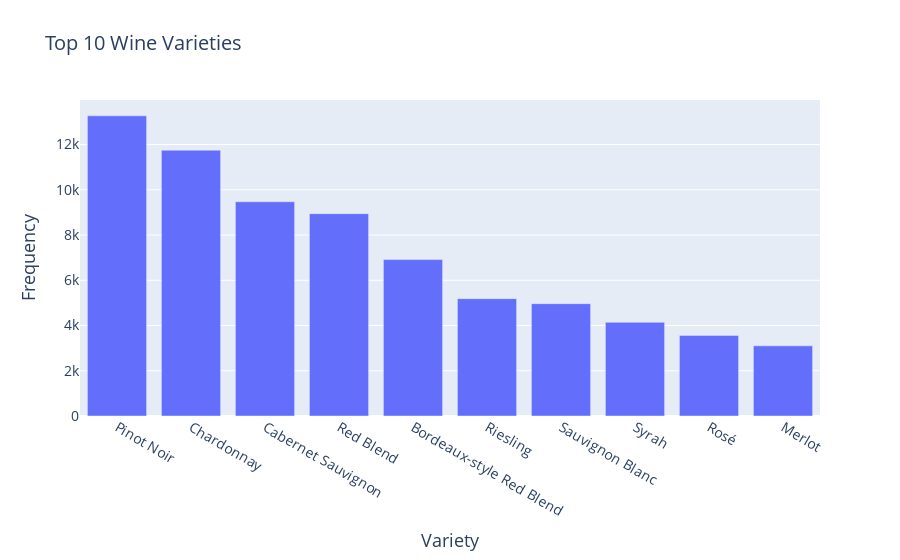

The cell this chart's notebook holds for it:
### Markdown cell above
Se realiza un análisis sobre las variedades de vino presentes en el conjunto de datos, en la columna `variety`. Luego, se utiliza `value_counts()` para calcular la frecuencia de ocurrencia de cada variedad y se seleccionan las 10 variedades más comunes (`variety_counts.head(10)`). Finalmente, se crea un gráfico de barras para visualizar la distribución de estas 10 variedades, permitiendo una comprensión visual rápida de las 10 variedades de vino más prevalentes en el conjunto de datos.

### Code cell
variety_counts = data['variety'].value_counts()
top_10_varieties = variety_counts.head(10).reset_index(name='count')
fig = px.bar(top_10_varieties, x='index', y='count',
              labels={'index': 'Variety', 'count': 'Frequency'},
              title='Top 10 Wine Varieties')
fig.update_xaxes(title_font=dict(size=18), tickfont=dict(size=14))
fig.update_yaxes(title_font=dict(size=18), tickfont=dict(size=14))
fig.update_layout(title_font=dict(size=20))
fig.show()

### Figure 1 — Plotly figure (JSON) as saved in the notebook; plotly's stock layout.template omitted (floating-point values rounded to 4 significant figures)
{"data": [{"alignmentgroup": "True", "hovertemplate": "Variety=%{x}<br>Frequency=%{y}<extra></extra>", "legendgroup": "", "marker": {"color": "#636efa", "pattern": {"shape": ""}}, "name": "", "offsetgroup": "", "orientation": "v", "showlegend": false, "textposition": "auto", "type": "bar", "x": ["Pinot Noir", "Chardonnay", "Cabernet Sauvignon", "Red Blend", "Bordeaux-style Red Blend", "Riesling", "Sauvignon Blanc", "Syrah", "Rosé", "Merlot"], "xaxis": "x", "y": [13272, 11753, 9472, 8946, 6915, 5189, 4967, 4142, 3564, 3102], "yaxis": "y"}], "layout": {"barmode": "relative", "legend": {"tracegroupgap": 0}, "title": {"font": {"size": 20}, "text": "Top 10 Wine Varieties"}, "xaxis": {"anchor": "y", "domain": [0, 1], "tickfont": {"size": 14}, "title": {"font": {"size": 18}, "text": "Variety"}}, "yaxis": {"anchor": "x", "domain": [0, 1], "tickfont": {"size": 14}, "title": {"font": {"size": 18}, "text": "Frequency"}}}}
